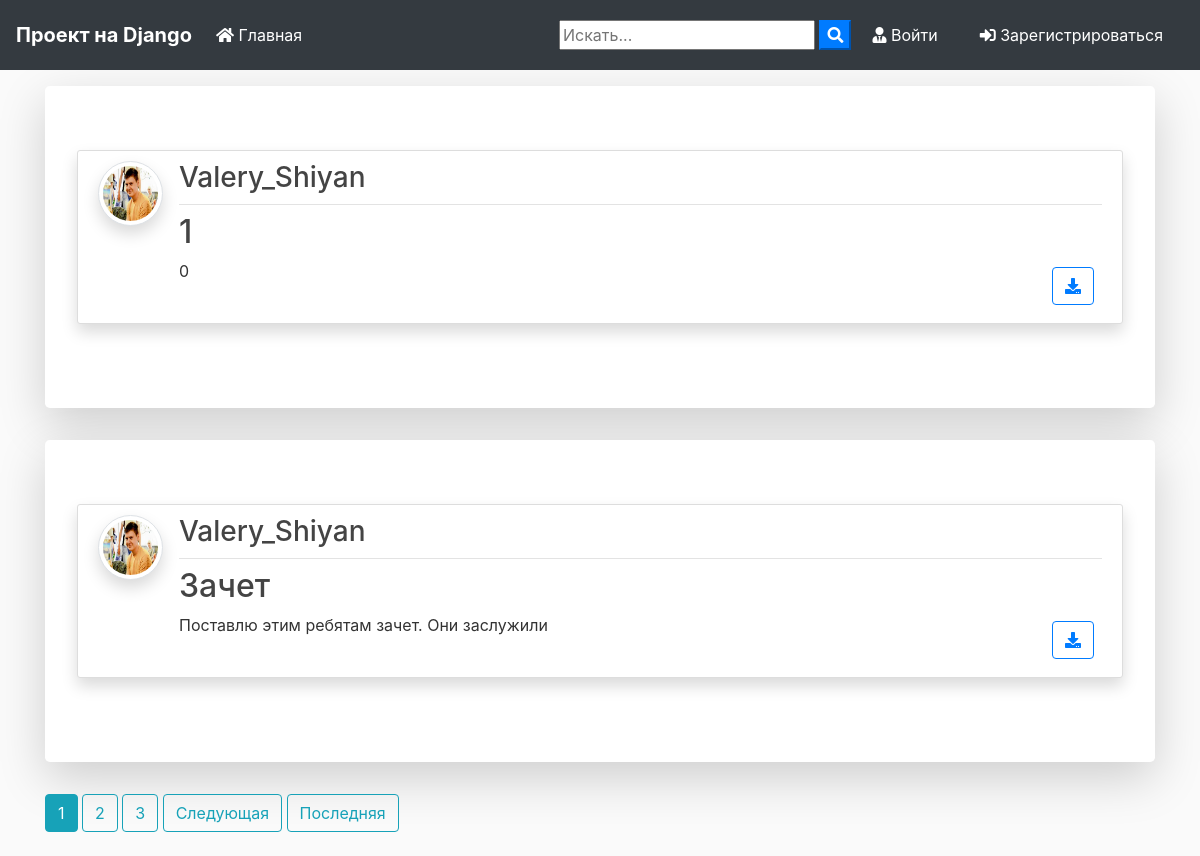
The page / on the database its author committed.
### blog/models.py (models this page shows, shortened)
class Post(models.Model):
	title = models.CharField(max_length=100)
	file = models.FileField(null=True,blank=True,upload_to='Files')
	content = models.TextField()
	date_posted = models.DateTimeField(default=timezone.now)
	author = models.ForeignKey(User, on_delete=models.CASCADE)

### users/models.py (models this page shows, shortened)
class Profile(models.Model):
    user = models.OneToOneField(User, on_delete=models.CASCADE)
    image = models.ImageField(default='default.jpg', upload_to='profile_pics')

### blog/views.py (the view)
# urls.py: path('', PostListView.as_view(), name='blog-home'),
class PostListView(ListView):
    model = Post
    template_name = 'blog/home.html'  # <app>/<model>_<viewtype>.html
    context_object_name = 'posts'
    ordering = ['-date_posted']
    paginate_by = 2

### blog/templates/blog/home.html (shortened to what this page needs)
{% extends "blog/base.html" %}
{% block content %}
    {% for post in posts %}
      <div class="jumbotron mt-3 bg-white shadow-lg">
      <article class="media content-section shadow">
        <a href="{{ post.author.profile.image.url }} " target="_blank"> <img src="{{ post.author.profile.image.url }}  " alt="" class="article-img rounded-circle img-thumbnail img-fluid shadow">
        </a>
        <div class="media-body">
          <div class="article-metadata d-flex justify-content-between">
            <a class="mr-2 " href="{% url 'user-posts' post.author.username  %}"><h3>{{ post.author }}</h3></a>
          </div>
          <h2><a class="article-title text-justify " href="{% url 'post-detail' post.id %}">{{ post.title }}</a></h2>
          <div class="d-flex justify-content-between">
            <p class="article-content text-justify text-truncate overflow-hidden">{{ post.content }}</p>
            {% if post.file %}
          <div class="form-group mt-0 pt-0  m-2">
            <a class="btn btn-outline-primary  btn-d "  href="{{ post.file.url }}"  download type="submit"><i class="fas fa-download"></i></a>
          </div>
          {% endif %}
          </div>
        </div>
      </article>
      </div>
    {% endfor %}
    {% if is_paginated %}
      {% for num in page_obj.paginator.page_range %}
        {% if page_obj.number == num %}
          <a class="btn btn-info mb-4" href="?page={{ num }}">{{ num }}</a>
        {% elif num > page_obj.number|add:'-3' and num < page_obj.number|add:'3' %}
          <a class="btn btn-outline-info mb-4" href="?page={{ num }}">{{ num }}</a>
        {% endif %}
      {% endfor %}
      {% if page_obj.has_next %}
        <a class="btn btn-outline-info mb-4" href="?page={{ page_obj.next_page_number }}">Следующая</a>
        <a class="btn btn-outline-info mb-4" href="?page={{ page_obj.paginator.num_pages }}">Последняя</a>
      {% endif %}
    {% endif %}
{% endblock content %}

### blog/templates/blog/base.html (shortened to what this page needs)
{% load static %}
<!doctype html>
<html lang="en">
  <head>
    <link rel="stylesheet" href="https://stackpath.bootstrapcdn.com/bootstrap/4.3.1/css/bootstrap.min.css">
    <link rel="stylesheet" href="https://use.fontawesome.com/releases/v5.8.1/css/all.css" >
    <link rel="stylesheet" href="{% static 'blog/main.css' %}">
</head>
  <body>
        <nav class="navbar navbar-expand-lg navbar-dark bg-dark">
                <a class="navbar-brand font-weight-bold" href="{% url 'blog-home' %}">Проект на Django</a>
                <div class="collapse navbar-collapse" id="navbarSupportedContent">
                  <ul class="navbar-nav mr-auto">
                    <li class="nav-item active">
                      <a class="nav-link" href="{% url 'blog-home' %}"><i class="fas fa-home"></i> Главная <span class="sr-only">(current)</span></a>
                    </li>
                  </ul>
                  <form id="searchform" action="{% url 'search' %}" method="get">
                    <input type="text" name="q" type="text" value="{{ request.GET.q }}" placeholder="Искать..." />
                    <button type="button" onclick="searchform.submit()" class=" text-white my-color btn-primary"><i class="fa fa-search"></i></button>
                </form>
                    {% if user.is_authenticated %}
                    <a href="{% url 'user-posts' user %}" class="btn text-white m-2"><i class="fas fa-user-shield"></i> Мои посты</a>
                    <a href="{% url 'post-create' %} " class="btn text-white m-2"><i class="fas fa-user-edit"></i> Новый пост</a>
                    <a href="{% url 'profile' %} " class="btn text-white m-2"><i class="fas fa-user"></i> {{ user.username }}</a>
                    <a href="{% url 'logout' %} " class="btn text-white m-2"><i class="fas fa-sign-out-alt"></i> Выйти</a>
                    {% else %}
                    <a href="{% url 'login' %} " class="btn text-white m-2"><i class="fas fa-user-tie"></i> Войти</a>
                    <a href="{% url 'register' %} " class="btn text-white m-2"> <i class="fas fa-sign-in-alt"></i> Зарегистрироваться</a>
                    {% endif %}
                </div>
              </nav>
      <div class="container my-bg">
    {% block content %}
    {% endblock  %}
</div>
  </body>
</html>

### blog/static/blog/main.css (style rules this page uses)
body { background: #fafafa; color: #333333; margin-top: 0; }
h1, h2, h3, h4, h5, h6 { color: #444444; }
ul { margin: 0; }
.content-section { background: #ffffff; padding: 10px 20px; border: 1px solid #dddddd; border-radius: 3px; margin-bottom: 20px; }
.article-title { color: #444444; }
.article-content { white-space: pre-line; }
.article-img { height: 65px; width: 65px; margin-right: 16px; }
.article-metadata { padding-bottom: 1px; margin-bottom: 4px; border-bottom: 1px solid #e3e3e3 }

### rows shown on the page
Post: author.profile.image (placeholder picture), author "Valery_Shiyan", title "1", content "0"
Post: author.profile.image (placeholder picture), author "Valery_Shiyan", title "Зачет", content "Поставлю этим ребятам зачет. Они заслужили"

### other values the page prints
{{ num }} "1"
{{ num }} "2" "3"
